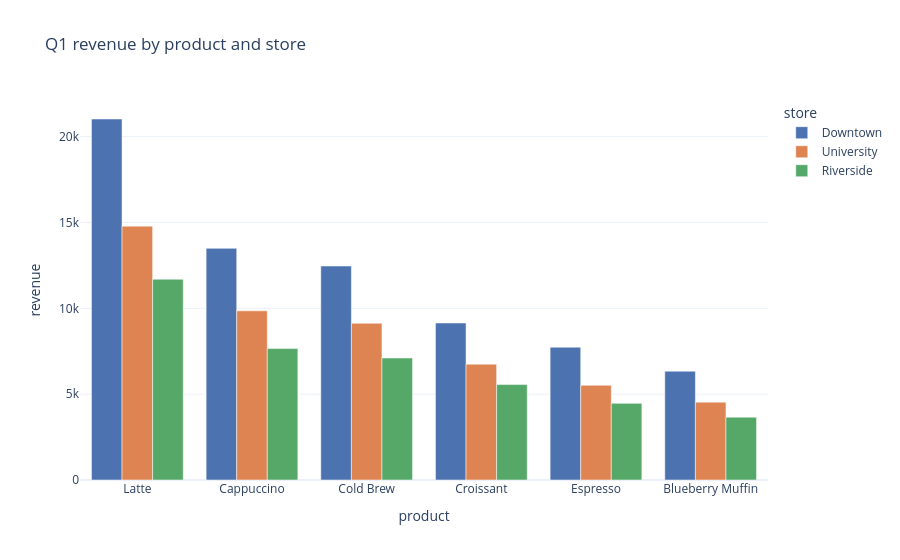

The notebook cell this image was saved under:
### Markdown cell above
## 13.3 A tour of Plotly Express

### Bar charts

`px.bar` draws values as given, so aggregate with pandas first. `color_discrete_map` keeps each store's color consistent.

### Code cell
store_order = ["Downtown", "University", "Riverside"]
STORE_COLORS = {"Downtown": "#4C72B0", "University": "#DD8452",
                "Riverside": "#55A868"}

by_product = (
    sales.groupby(["product", "store"], as_index=False)["revenue"]
    .sum()
    .sort_values("revenue", ascending=False)
)
fig = px.bar(by_product, x="product", y="revenue", color="store",
             barmode="group",
             category_orders={"store": store_order},
             color_discrete_map=STORE_COLORS,
             title="Q1 revenue by product and store")
fig.show()

### Figure 1 — Plotly figure (JSON) as saved in the notebook; plotly's stock layout.template omitted (floating-point values rounded to 4 significant figures)
{"data": [{"alignmentgroup": "True", "hovertemplate": "store=Downtown<br>product=%{x}<br>revenue=%{y}<extra></extra>", "legendgroup": "Downtown", "marker": {"color": "#4C72B0", "pattern": {"shape": ""}}, "name": "Downtown", "offsetgroup": "Downtown", "orientation": "v", "showlegend": true, "textposition": "auto", "type": "bar", "x": ["Latte", "Cappuccino", "Cold Brew", "Croissant", "Espresso", "Blueberry Muffin"], "xaxis": "x", "y": [21030.0, 13490.0, 12460.0, 9146.0, 7734.0, 6340.0], "yaxis": "y"}, {"alignmentgroup": "True", "hovertemplate": "store=University<br>product=%{x}<br>revenue=%{y}<extra></extra>", "legendgroup": "University", "marker": {"color": "#DD8452", "pattern": {"shape": ""}}, "name": "University", "offsetgroup": "University", "orientation": "v", "showlegend": true, "textposition": "auto", "type": "bar", "x": ["Latte", "Cappuccino", "Cold Brew", "Croissant", "Espresso", "Blueberry Muffin"], "xaxis": "x", "y": [14790.0, 9856.0, 9130.0, 6747.0, 5517.0, 4534.0], "yaxis": "y"}, {"alignmentgroup": "True", "hovertemplate": "store=Riverside<br>product=%{x}<br>revenue=%{y}<extra></extra>", "legendgroup": "Riverside", "marker": {"color": "#55A868", "pattern": {"shape": ""}}, "name": "Riverside", "offsetgroup": "Riverside", "orientation": "v", "showlegend": true, "textposition": "auto", "type": "bar", "x": ["Latte", "Cappuccino", "Cold Brew", "Croissant", "Espresso", "Blueberry Muffin"], "xaxis": "x", "y": [11700.0, 7654.0, 7106.0, 5558.0, 4464.0, 3661.0], "yaxis": "y"}], "layout": {"barmode": "group", "legend": {"title": {"text": "store"}, "tracegroupgap": 0}, "title": {"text": "Q1 revenue by product and store"}, "xaxis": {"anchor": "y", "domain": [0.0, 1.0], "title": {"text": "product"}}, "yaxis": {"anchor": "x", "domain": [0.0, 1.0], "title": {"text": "revenue"}}}}
